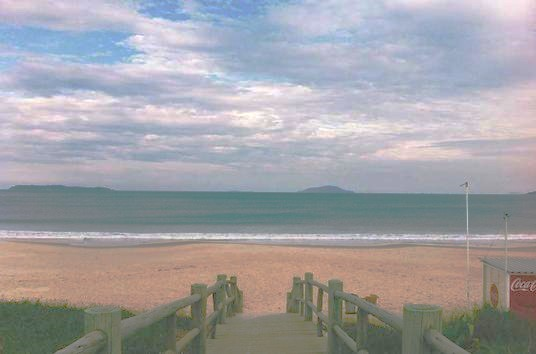
#> input picture image.jpg, 536 x 354 px
$ python histogram_algorithms.py
#> lines starting #> are read from the running program, lines starting #| are printed output that depends on the picture; after the words box and inside, x2 and y2 are one past the last pixel; in counts of white or black regions, pixels touching at a corner belong together
import os
import numpy as np
import matplotlib.pyplot as plt
import cv2

def histogram_equalization(image, L=256, scale=255):
    hist, _ = np.histogram(image.flatten(), L, [0, L])
    total_pixels = image.flatten().size
    norm_hist = hist / total_pixels
    cdf = np.cumsum(norm_hist)
    equalized_transform = np.floor(cdf * scale).astype(int)
    equalized_image = equalized_transform[image]

    return equalized_image

def cumulative_histogram_equalization(image, L=256, scale=255):
    hist, _ = np.histogram(image.flatten(), L, [0, L])
    total_pixels = image.flatten().size
    norm_hist = hist / total_pixels
    cdf = np.cumsum(norm_hist)
    cdf_normalized = np.floor((cdf - cdf.min()) / (cdf.max() - cdf.min()) * scale).astype(int)
    return cdf_normalized[image]

def qdhe(image, L=256):
    def calculate_histogram(image, L=256):
        hist, _ = np.histogram(image.flatten(), L, [0, L])
        return hist

    def cumulative_distribution_function(hist):
        total_pixels = hist.sum()
        if total_pixels == 0:
            raise ValueError("The total number of pixels in the histogram is zero. The input image might be empty or invalid.")
        norm_hist = hist / total_pixels
        cdf = np.cumsum(norm_hist)
        return cdf

    def partition_histogram(image, hist):
        total_pixels = hist.sum()
        cdf = cumulative_distribution_function(hist)

        # Find intensity values corresponding to these median indices
        m0 = image.flatten().min()
        m1 = np.searchsorted(cdf, 0.25)
        m2 = np.searchsorted(cdf, 0.5)
        m3 = np.searchsorted(cdf, 0.75)
        m4 = image.flatten().max()

        return [m0, m1, m2, m3, m4]

    def clip_histogram(hist, threshold):
        clipped_hist = np.minimum(hist, threshold)
        return clipped_hist

    def allocate_gray_levels(hist, m, L=256):
        total_pixels = hist.sum()

        spans = [m[i + 1] - m[i] for i in range(len(m) - 1)]
        total_span = sum(spans)
        ranges = [(L - 1) * span / total_span for span in spans]

        starts = [m[0]]  # Initial start value
        ends = []

        for i in range(len(ranges)):
            if i > 0:
                starts.append(ends[i - 1] + 1)  # Calculate start for current interval
            end = starts[i] + ranges[i]  # Calculate end for current interval
            ends.append(end)

        return starts, ends

    def histogram_equalization(cdf, start, end):
        equalized_hist = cdf * (end - start) + start
        return equalized_hist

    #Calculate histogram
    hist = calculate_histogram(image)

    # Histogram partitioning
    m = partition_histogram(image, hist)

    # Clipping
    threshold = hist.mean()
    clipped_hist = clip_histogram(hist, threshold)

    # Allocate gray levels
    starts, ends = allocate_gray_levels(clipped_hist, m, L)
    equalized_image = np.zeros_like(image)

    for i, (start, end) in enumerate(zip(starts, ends)):
        start = int(start)  # Convert to integer
        end = int(end)  # Convert to integer

        mask = (image >= start) & (image <= end)

        # Extract the sub-histogram for the current intensity range
        sub_hist = clipped_hist[start:end + 1]

        # Calculate the cumulative distribution function (CDF) for the sub-histogram
        cdf = cumulative_distribution_function(sub_hist)

        # Apply histogram equalization to the sub-histogram
        equalized_hist = histogram_equalization(cdf, start, end)

        # Map the original pixel values to the equalized values
        equalized_image[mask] = equalized_hist[image[mask] - start]  # Offset by start

    return equalized_image

# Load image
image = cv2.imread('image.jpg', cv2.IMREAD_GRAYSCALE)
#> image: shape (354, 536); min 32, max 255, mean 161

# Apply techniques
he_image = histogram_equalization(image)
#> in histogram_equalization, `hist, _ = np.histogram(image.flatten(), L, [0, L])`: hist = 256 values, max 2621 at index 170, min 0 at index 0, mean 741.2
#> in histogram_equalization, `norm_hist = hist / total_pixels`: norm_hist = 256 values, max 0.0138 at index 170, min 0 at index 0, mean 0.00391
#> in histogram_equalization, `cdf = np.cumsum(norm_hist)`: cdf = 256 values from 0 to 1
#> in histogram_equalization, `equalized_transform = np.floor(cdf * scale).astype(int)`: equalized_transform = 256 values from 0 to 255
#> in histogram_equalization, `equalized_image = equalized_transform[image]`:
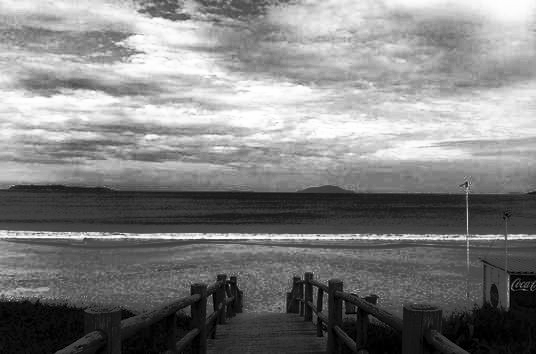
#> equalized_image: shape (354, 536) int64; min 0, max 255, mean 128.1
che_image = cumulative_histogram_equalization(image)
#> in cumulative_histogram_equalization, `cdf = np.cumsum(norm_hist)`: cdf = 256 values from 0 to 1
#> in cumulative_histogram_equalization, `cdf_normalized = np.floor((cdf - cdf.min()) / (cdf.max() - cdf.min()) ..`: cdf_normalized = 256 values from 0 to 255
qdhe_image = qdhe(image)
#> in partition_histogram, `total_pixels = hist.sum()`: total_pixels = 189744
#> in cumulative_distribution_function, `cdf = np.cumsum(norm_hist)`: cdf = 256 values from 0 to 1
#> in partition_histogram, `m0 = image.flatten().min()`: m0 = 32
#> in partition_histogram, `m1 = np.searchsorted(cdf, 0.25)`: m1 = 129
#> in partition_histogram, `m2 = np.searchsorted(cdf, 0.5)`: m2 = 166
#> in partition_histogram, `m3 = np.searchsorted(cdf, 0.75)`: m3 = 187
#> in partition_histogram, `m4 = image.flatten().max()`: m4 = 255
#> in qdhe, `m = partition_histogram(image, hist)`: m = [32, 129, 166, 187, 255]
#> in qdhe, `threshold = hist.mean()`: threshold = 741.2
#> in clip_histogram, `clipped_hist = np.minimum(hist, threshold)`: clipped_hist = 256 values, max 741.2 at index 88, min 0 at index 0, mean 389
#> in allocate_gray_levels, `total_pixels = hist.sum()`: total_pixels = 99575
#> in allocate_gray_levels, `spans = [m[i + 1] - m[i] for i in range(len(m) - 1)]`: spans = [97, 37, 21, 68]
#> in allocate_gray_levels, `total_span = sum(spans)`: total_span = 223
#> in allocate_gray_levels, `ranges = [(L - 1) * span / total_span for span in spans]`: ranges = [110.9, 42.31, 24.01, 77.76]
#> in allocate_gray_levels, `starts = [m[0]]`: starts = [32]
#> the loop in allocate_gray_levels, `for i in range(len(ranges)):` made 4 passes
#> end on passes 1 to 4: 142.9, 186.2, 211.2, 290
#> after the loop in allocate_gray_levels, `for i in range(len(ranges)):`: ends = [142.9, 186.2, 211.2, 290]; starts = [32, 143.9, 187.2, 212.2]
#> in qdhe, `starts, ends = allocate_gray_levels(clipped_hist, m, L)`: ends = [142.9, 186.2, 211.2, 290]
#> the loop in qdhe, `for i, (start, end) in enumerate(zip(starts, ends)):` made 4 passes
#> (start, end) on passes 1 to 4: (32, 142), (143, 186), (187, 211), (212, 290)
#> pass 1, in qdhe, `mask = (image >= start) & (image <= end)`:
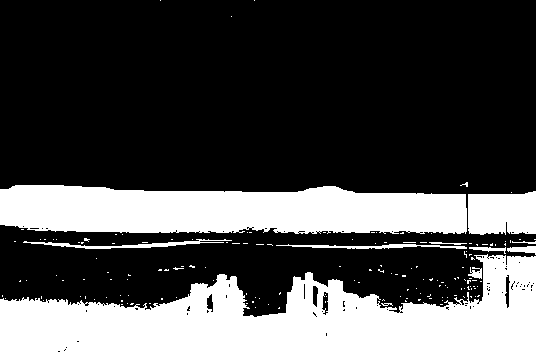
#> mask: shape (354, 536) bool; 29.4% white; 161 white regions (150 under 20 px), largest, box (x1, y1, x2, y2) and area: (0, 254, 536, 354) 31571, (0, 185, 467, 234) 19398, (468, 191, 536, 235) 2703
clahe = cv2.createCLAHE(clipLimit=2.0, tileGridSize=(8, 8))
clahe_image = clahe.apply(image)

# Display images
plt.figure(figsize=(10, 8))
plt.subplot(2, 3, 1), plt.imshow(image, cmap='gray'), plt.title('Original Image')
plt.subplot(2, 3, 2), plt.imshow(he_image, cmap='gray'), plt.title('Histogram Equalized')
plt.subplot(2, 3, 3), plt.imshow(che_image, cmap='gray'), plt.title('Cumulative Histogram Equalized')
plt.subplot(2, 3, 4), plt.imshow(qdhe_image, cmap='gray'), plt.title('Quadrant Dynamic Histogram Equalized')
plt.subplot(2, 3, 5), plt.imshow(clahe_image, cmap='gray'), plt.title('CLAHE')
plt.tight_layout()
plt.show()

# Define metrics calculation functions
def calculate_mse(image1, image2):
    if image1.shape != image2.shape:
        raise ValueError("Input images must have the same dimensions.")
    mse = np.mean((image1 - image2) ** 2)
    return mse

def calculate_psnr(mse, L=256):
    if mse == 0:
        return float('inf')
    psnr = 10 * np.log10(((L-1) ** 2) / mse)
    return psnr

def calculate_sd(image):
    sd = np.std(image)
    return sd

def process_images_in_dataset(dataset_path):
    mse_results = {'HE': [], 'CHE': [], 'QDHE': [], 'CLAHE': []}
    psnr_results = {'HE': [], 'CHE': [], 'QDHE': [], 'CLAHE': []}
    sd_results = {'HE': [], 'CHE': [], 'QDHE': [], 'CLAHE': [], 'Original': []}

    for filename in os.listdir(dataset_path):
        if filename.endswith('.jpg') or filename.endswith('.png'):
            image_path = os.path.join(dataset_path, filename)
            image = cv2.imread(image_path, cv2.IMREAD_GRAYSCALE)

            # Apply histogram methods

            try:
                he_image = histogram_equalization(image)
                che_image = cumulative_histogram_equalization(image)
                qdhe_image = qdhe(image)
                clahe = cv2.createCLAHE(clipLimit=2.0, tileGridSize=(8, 8))
                clahe_image = clahe.apply(image)

                # Calculate metrics
                for method, processed_image in zip(['HE', 'CHE', 'QDHE', 'CLAHE'], [he_image, che_image, qdhe_image, clahe_image]):
                    mse = calculate_mse(image, processed_image)
                    psnr = calculate_psnr(mse)
                    sd = calculate_sd(processed_image)

                    mse_results[method].append(mse)
                    psnr_results[method].append(psnr)
                    sd_results[method].append(sd)

                # Calculate SD for the original image
                sd_results['Original'].append(calculate_sd(image))

            except:
                continue

    # Aggregate results
    mean_mse = {method: np.mean(mse) for method, mse in mse_results.items()}
    mean_psnr = {method: np.mean(psnr) for method, psnr in psnr_results.items()}
    mean_sd = {method: np.mean(sd) for method, sd in sd_results.items()}

    return mean_mse, mean_psnr, mean_sd

# Define path to your dataset
dataset_path = 'images/landscape Images/gray/'

# Process dataset and get metrics
mean_mse, mean_psnr, mean_sd = process_images_in_dataset(dataset_path)
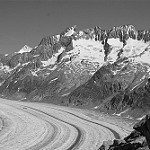
#> input picture images/landscape Images/gray/1025.jpg, 150 x 150 px
#> in process_images_in_dataset, image is the input picture: shape (150, 150); min 0, max 255, mean 128.8
#> call 2 of histogram_equalization, with L = 256, scale = 255
#> in histogram_equalization (call 2), `hist, _ = np.histogram(image.flatten(), L, [0, L])`: hist = 256 values, max 415 at index 96, min 5 at index 2, mean 87.89
#> in histogram_equalization (call 2), `norm_hist = hist / total_pixels`: norm_hist = 256 values, max 0.0184 at index 96, min 0.000222 at index 2, mean 0.00391
#> in histogram_equalization (call 2), `cdf = np.cumsum(norm_hist)`: cdf = 256 values from 0.000844 to 1
#> in histogram_equalization (call 2), `equalized_image = equalized_transform[image]`:
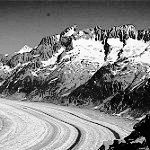
#> equalized_image: shape (150, 150) int64; min 0, max 255, mean 128
#> in qdhe (call 2), `m = partition_histogram(image, hist)`: m = [0, 96, 113, 173, 255]
#> in qdhe (call 2), `threshold = hist.mean()`: threshold = 87.89
#> in qdhe (call 2), `clipped_hist = clip_histogram(hist, threshold)`: clipped_hist = 256 values, max 87.89 at index 74, min 5 at index 2, mean 57.12
#> the loop in allocate_gray_levels (call 2), `for i in range(len(ranges)):` made 4 passes
#> end on passes 1 to 4: 96, 114, 175, 258
#> in qdhe (call 2), `starts, ends = allocate_gray_levels(clipped_hist, m, L)`: starts = [0, 97, 115, 176]; ends = [96, 114, 175, 258]
#> the loop in qdhe (call 2), `for i, (start, end) in enumerate(zip(starts, ends)):` made 4 passes
#> (start, end) on passes 1 to 4: (0, 96), (97, 114), (115, 175), (176, 258)
#> pass 1, in qdhe (call 2), `mask = (image >= start) & (image <= end)`:
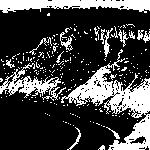
#> mask: shape (150, 150) bool; 26.2% white; 246 white regions (228 under 20 px), largest, box (x1, y1, x2, y2) and area: (61, 49, 150, 150) 2622, (0, 0, 150, 13) 1313, (0, 63, 66, 101) 772
#> in process_images_in_dataset, `clahe_image = clahe.apply(image)`:
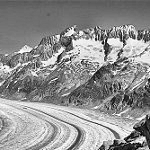
#> clahe_image: shape (150, 150); min 1, max 255, mean 143.8
#> the loop in process_images_in_dataset, `for method, processed_image in zip(['HE', 'CHE', 'QDHE', 'CLAHE'], [he..` made 4 passes
#> (method, mse, psnr, sd) on passes 1 to 4: ('HE', 789, 19.16, 73.35), ('CHE', 794.7, 19.13, 73.45), ('QDHE', 41.71, 31.93, 59.52), ('CLAHE', 86.5, 28.76, 55.95)
#> pass 2 of the loop in process_images_in_dataset, `for filename in os.listdir(dataset_path):`:
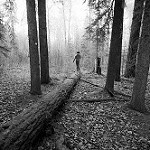
#> input picture images/landscape Images/gray/106.jpg, 150 x 150 px
#> in process_images_in_dataset, image is the input picture: shape (150, 150); min 0, max 255, mean 105
#> in qdhe (call 3), `hist = calculate_histogram(image)`: hist = 256 values, max 206 at index 59, min 24 at index 196, mean 87.89
#> m = [0, 49, 86, 152, 255]
#> in qdhe (call 3), `clipped_hist = clip_histogram(hist, threshold)`: clipped_hist = 256 values, max 87.89 at index 0, min 24 at index 196, mean 69.54
#> in qdhe (call 3), `starts, ends = allocate_gray_levels(clipped_hist, m, L)`: starts = [0, 50, 88, 155]; ends = [49, 87, 154, 258]
#> the loop in qdhe (call 3), `for i, (start, end) in enumerate(zip(starts, ends)):` made 4 passes
#> (start, end) on passes 1 to 4: (0, 49), (50, 87), (88, 154), (155, 258)
#> pass 1, in qdhe (call 3), `mask = (image >= start) & (image <= end)`:
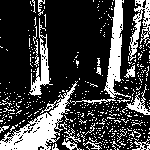
#> mask: shape (150, 150) bool; 25.2% white; 464 white regions (445 under 20 px), largest, box (x1, y1, x2, y2) and area: (0, 81, 78, 150) 1579, (70, 0, 131, 105) 1059, (129, 0, 150, 61) 520
#> in process_images_in_dataset, `clahe_image = clahe.apply(image)`:
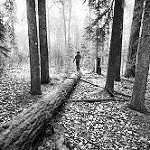
#> clahe_image: shape (150, 150); min 1, max 255, mean 132.9
#> the loop in process_images_in_dataset, `for method, processed_image in zip(['HE', 'CHE', 'QDHE', 'CLAHE'], [he..` made 4 passes
#> (method, mse, psnr, sd) on passes 1 to 4: ('HE', 835.4, 18.91, 73.43), ('CHE', 801.5, 19.09, 73.91), ('QDHE', 7.76, 39.23, 68.72), ('CLAHE', 96.02, 28.31, 70.48)
#> pass 3 of the loop in process_images_in_dataset, `for filename in os.listdir(dataset_path):`:
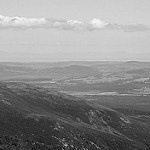
#> input picture images/landscape Images/gray/109.jpg, 150 x 150 px
#> in process_images_in_dataset, image is the input picture: shape (150, 150); min 1, max 253, mean 141.1
#> in qdhe (call 4), `hist = calculate_histogram(image)`: hist = 256 values, max 1125 at index 205, min 0 at index 0, mean 87.89
#> m = [1, 76, 151, 203, 253]
#> in qdhe (call 4), `clipped_hist = clip_histogram(hist, threshold)`: clipped_hist = 256 values, max 87.89 at index 44, min 0 at index 0, mean 51.6
#> in qdhe (call 4), `starts, ends = allocate_gray_levels(clipped_hist, m, L)`: starts = [1, 77.89, 154.8, 208.4]; ends = [76.89, 153.8, 207.4, 259]
#> the loop in qdhe (call 4), `for i, (start, end) in enumerate(zip(starts, ends)):` made 4 passes
#> (start, end) on passes 1 to 4: (1, 76), (77, 153), (154, 207), (208, 259)
#> pass 1, in qdhe (call 4), `mask = (image >= start) & (image <= end)`:
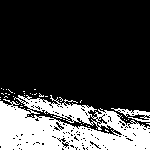
#> mask: shape (150, 150) bool; 25.1% white; 42 white regions (40 under 20 px), largest, box (x1, y1, x2, y2) and area: (0, 95, 150, 150) 5358, (111, 108, 150, 122) 198
#> in process_images_in_dataset, `clahe_image = clahe.apply(image)`:
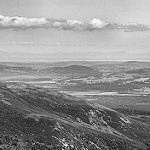
#> clahe_image: shape (150, 150); min 2, max 254, mean 145.5
#> the loop in process_images_in_dataset, `for method, processed_image in zip(['HE', 'CHE', 'QDHE', 'CLAHE'], [he..` made 4 passes
#> (method, mse, psnr, sd) on passes 1 to 4: ('HE', 559, 20.66, 74.64), ('CHE', 559, 20.66, 74.64), ('QDHE', 36.72, 32.48, 68.63), ('CLAHE', 75.81, 29.33, 54.49)
#> in process_images_in_dataset, `mean_mse = {method: np.mean(mse) for method, mse in mse_results.items()}`: mean_mse = {'HE': 727.8, 'CHE': 718.4, 'QDHE': 28.73, 'CLAHE': 86.11}
#> in process_images_in_dataset, `mean_psnr = {method: np.mean(psnr) for method, psnr in psnr_results.it..`: mean_psnr = {'HE': 19.58, 'CHE': 19.63, 'QDHE': 34.55, 'CLAHE': 28.8}
#> in process_images_in_dataset, `mean_sd = {method: np.mean(sd) for method, sd in sd_results.items()}`: mean_sd = {'HE': 73.81, 'CHE': 74, 'QDHE': 65.62, 'CLAHE': 60.3, 'Original': 60.43}

# Prepare data for plotting
methods = ['Original', 'HE', 'CHE', 'QDHE', 'CLAHE']
mse_values = [mean_mse[method] for method in ['HE', 'CHE', 'QDHE', 'CLAHE']]
#> mse_values = [727.8, 718.4, 28.73, 86.11]
psnr_values = [mean_psnr[method] for method in ['HE', 'CHE', 'QDHE', 'CLAHE']]
#> psnr_values = [19.58, 19.63, 34.55, 28.8]
sd_values = [mean_sd['Original']] + [mean_sd[method] for method in ['HE', 'CHE', 'QDHE', 'CLAHE']]
#> sd_values = [60.43, 73.81, 74, 65.62, 60.3]

# Plot metrics
fig, axs = plt.subplots(1, 3, figsize=(18, 6), sharey=False)

# MSE plot
axs[0].bar(['HE', 'CHE', 'QDHE', 'CLAHE'], mse_values, color = ['royalblue', 'tomato', 'mediumseagreen', 'darkorange'], edgecolor='black')
for bar in axs[0].patches:
    height = bar.get_height()
    axs[0].text(bar.get_x() + bar.get_width() / 2, height, f'{height:.2f}', ha='center', va='bottom')
axs[0].set_xlabel('Histogram Methods')
axs[0].set_ylabel('Mean Square Error (MSE)')
axs[0].set_title('MSE Comparison')
axs[0].set_ylim(0, max(mse_values) * 1.1)  # Adjust y-axis limit dynamically
axs[0].grid(axis='y', linestyle='--', alpha=0.7)

# PSNR plot
axs[1].bar(['HE', 'CHE', 'QDHE', 'CLAHE'], psnr_values, color=['royalblue', 'tomato', 'mediumseagreen', 'darkorange'], edgecolor='black')
for bar in axs[1].patches:
    height = bar.get_height()
    axs[1].text(bar.get_x() + bar.get_width() / 2, height, f'{height:.2f}', ha='center', va='bottom')
axs[1].set_xlabel('Histogram Methods')
axs[1].set_ylabel('Peak Signal to Noise Ratio (PSNR)')
axs[1].set_title('PSNR Comparison')
axs[1].set_ylim(0, max(psnr_values) * 1.1)
axs[1].grid(axis='y', linestyle='--', alpha=0.7)

# SD plot
axs[2].bar(methods, sd_values, color=['slateblue','royalblue', 'tomato', 'mediumseagreen', 'darkorange'], edgecolor='black')
for bar in axs[2].patches:
    height = bar.get_height()
    axs[2].text(bar.get_x() + bar.get_width() / 2, height, f'{height:.2f}', ha='center', va='bottom')
axs[2].set_xlabel('Histogram Methods')
axs[2].set_ylabel('Standard Deviation (SD)')
axs[2].set_title('SD Comparison')
axs[2].set_ylim(0, max(sd_values) * 1.1)
axs[2].grid(axis='y', linestyle='--', alpha=0.7)

plt.tight_layout()
plt.show()
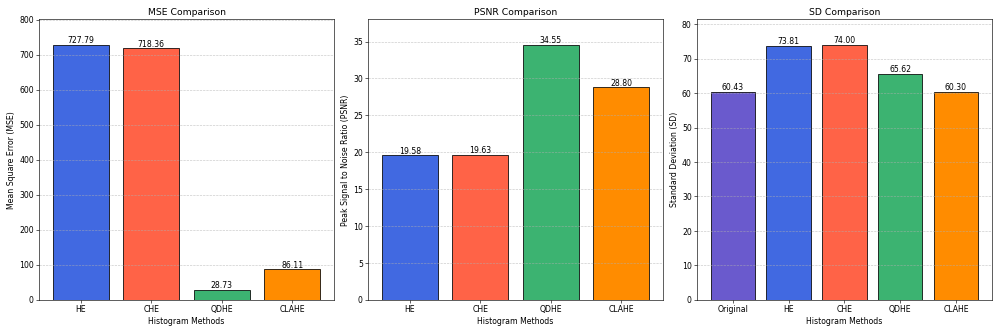
#> figure drawn by matplotlib, 3 panels; panel 1: tallest bar 727.8 high, from x = -0.4 to 0.4; panel 2: tallest bar 34.55 high, from x = 1.6 to 2.4; panel 3: tallest bar 74 high, from x = 1.6 to 2.4
